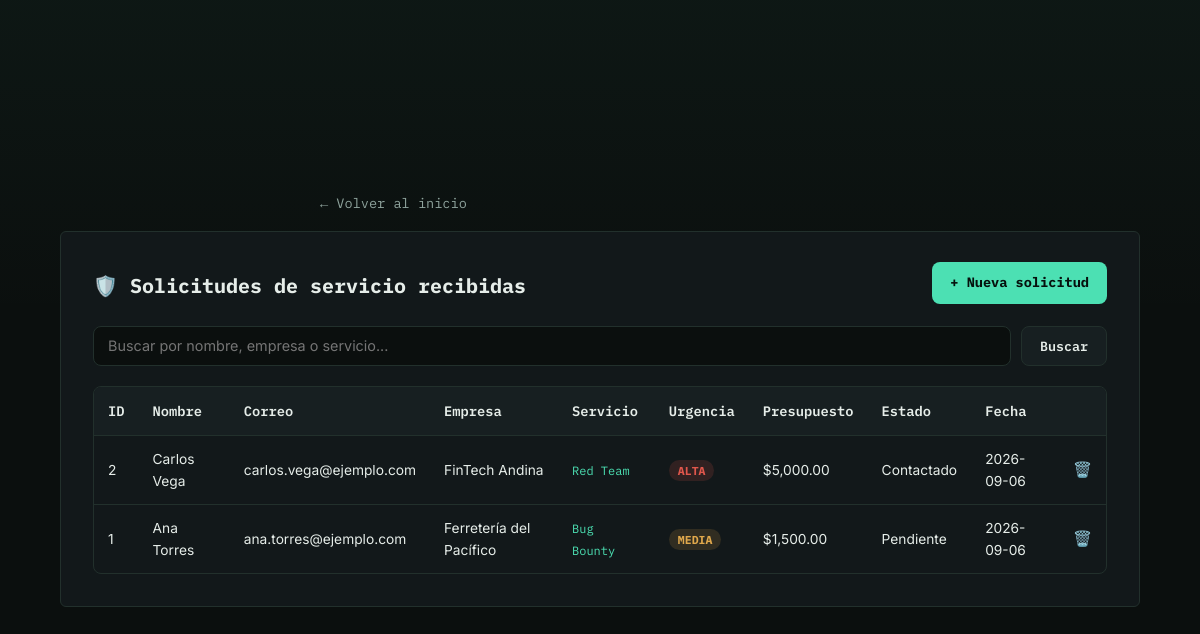
Screenshot of /controllers/SolicitudController.php?accion=listar with the database file from the repository.
### tables this page shows
CREATE TABLE IF NOT EXISTS solicitudes (
  id          INT AUTO_INCREMENT PRIMARY KEY,
  nombre      VARCHAR(100)   NOT NULL,
  correo      VARCHAR(150)   NOT NULL,
  empresa     VARCHAR(120)   NULL,
  servicio    VARCHAR(60)    NOT NULL,
  alcance     TEXT           NOT NULL,
  presupuesto DECIMAL(10,2)  NULL,
  urgencia    VARCHAR(20)    NOT NULL,
  estado      VARCHAR(20)    NOT NULL DEFAULT 'Pendiente',
  creado_en   TIMESTAMP      DEFAULT CURRENT_TIMESTAMP
);

### models/Solicitud.php (called while the page is built, shortened)
<?php
class Solicitud
{
    private $conexion;
    public function __construct($conexion)
    {
        $this->conexion = $conexion;
    }
    public function listarTodas(): array
    {
        $resultado = $this->conexion->query("SELECT * FROM solicitudes ORDER BY id DESC");
        return $resultado->fetch_all(MYSQLI_ASSOC);
    }
}

### views/solicitudes/listar.php (the view, shortened to what this page needs)
<?php
$clasesUrgencia = [
    'Baja'     => 'baja',
    'Media'    => 'media',
    'Alta'     => 'alta',
    'Crítica'  => 'critica',
];
?>
<!DOCTYPE html>
<html lang="es">
<head>
  <link rel="stylesheet" href="../css/estilos.css" />
</head>
<body>
  <div class="pagina">
    <a href="../index.php" class="volver">← Volver al inicio</a>
    <div class="tarjeta tarjeta-ancha">
      <div class="tarjeta-header tarjeta-header--tabla">
        <h1>🛡️ Solicitudes de servicio recibidas</h1>
        <a href="SolicitudController.php?accion=formulario" class="boton-nuevo">+ Nueva solicitud</a>
      </div>
      <form action="SolicitudController.php" method="GET" class="form-buscar">
        <input
          type="text"
          name="buscar"
          placeholder="Buscar por nombre, empresa o servicio..."
          value="<?= htmlspecialchars($terminoBusqueda ?? '') ?>"
        />
        <button type="submit">Buscar</button>
      </form>
      <div class="tabla-wrap">
        <table class="tabla-productos">
          <thead>
            <tr>
              <th>ID</th>
              <th>Nombre</th>
              <th>Correo</th>
              <th>Empresa</th>
              <th>Servicio</th>
              <th>Urgencia</th>
              <th>Presupuesto</th>
              <th>Estado</th>
              <th>Fecha</th>
              <th></th>
            </tr>
          </thead>
          <tbody>
            <?php if (empty($solicitudes)): ?>
              <tr>
                <td colspan="10" class="fila-vacia">No hay solicitudes registradas todavía.</td>
              </tr>
            <?php else: ?>
              <?php foreach ($solicitudes as $solicitud): ?>
                <tr>
                  <td><?= (int)$solicitud['id'] ?></td>
                  <td><?= htmlspecialchars($solicitud['nombre']) ?></td>
                  <td><?= htmlspecialchars($solicitud['correo']) ?></td>
                  <td><?= htmlspecialchars($solicitud['empresa'] ?? '—') ?></td>
                  <td>
                    <span class="etiqueta-servicio"><?= htmlspecialchars($solicitud['servicio']) ?></span>
                  </td>
                  <td>
                    <span class="etiqueta-urgencia etiqueta-urgencia--<?= $clasesUrgencia[$solicitud['urgencia']] ?? 'default' ?>">
                      <?= htmlspecialchars($solicitud['urgencia']) ?>
                    </span>
                  </td>
                  <td><?= $solicitud['presupuesto'] !== null ? '$' . number_format((float)$solicitud['presupuesto'], 2) : '—' ?></td>
                  <td><?= htmlspecialchars($solicitud['estado']) ?></td>
                  <td><?= htmlspecialchars(substr($solicitud['creado_en'], 0, 10)) ?></td>
                  <td>
                    <a
                      href="SolicitudController.php?accion=eliminar&id=<?= (int)$solicitud['id'] ?>"
                      class="boton-eliminar"
                      onclick="return confirm('¿Eliminar esta solicitud?');"
                    >🗑️</a>
                  </td>
                </tr>
              <?php endforeach; ?>
            <?php endif; ?>
          </tbody>
        </table>
      </div>
    </div>
  </div>
</body>
</html>

### controllers/SolicitudController.php (shortened to what this page needs)
<?php
require_once __DIR__ . '/../config/conexion.php';
require_once __DIR__ . '/../models/Solicitud.php';
$solicitudModel = new Solicitud($conexion);
$accion = $_POST['accion'] ?? $_GET['accion'] ?? 'formulario';
switch ($accion) {
    case 'listar':
        $terminoBusqueda = trim($_GET['buscar'] ?? '');
        $solicitudes = $terminoBusqueda !== ''
            ? $solicitudModel->buscar($terminoBusqueda)
            : $solicitudModel->listarTodas();
        require __DIR__ . '/../views/solicitudes/listar.php';
        break;
}

### css/estilos.css (style rules this page uses)
:root { --bg: #0b0f0e; --surface: #12181a; --surface-2: #171f21; --border: #22302c; --text-primary: #e6ede9; --text-muted: #8ea39c; --accent: #4ce0b3; --accent-dim: #2c8f70; --amber: #e0a84c; --critical: #e0574c; --font-mono: "IBM Plex Mono", "Courier New", monospace; --font-body: "Inter", system-ui, sans-serif; --radius: 6px; --max-width: 1080px; }
* { box-sizing: border-box; }
html { scroll-behavior: smooth; }
body { margin: 0; background-color: var(--bg); background-image: linear-gradient(180deg, rgba(76, 224, 179, 0.04), transparent 320px); color: var(--text-primary); font-family: var(--font-body); line-height: 1.6; }
h1, h2, h3 { font-family: var(--font-mono); margin: 0; }
a { color: var(--accent); text-decoration: none; }
.pagina { min-height: 100vh; display: flex; flex-direction: column; align-items: center; justify-content: center; padding: 48px 16px; }
.volver { align-self: flex-start; margin: 0 auto 16px; max-width: 560px; width: 100%; color: var(--text-muted); font-family: var(--font-mono); font-size: 0.85rem; }
.tarjeta { background-color: var(--surface); border: 1px solid var(--border); border-radius: var(--radius); width: 100%; max-width: 560px; overflow: hidden; padding-bottom: 28px; }
.tarjeta-ancha { max-width: 1080px; padding: 28px 32px 32px; }
.tarjeta-header { background: linear-gradient(135deg, #0e1513, var(--surface-2) 60%, rgba(76, 224, 179, 0.12) 140%); padding: 32px 24px 24px; text-align: center; border-bottom: 1px solid var(--border); }
.tarjeta-header h1 { font-size: 1.25rem; margin: 10px 0 4px; }
.tarjeta-header--tabla { background: none; border-bottom: none; text-align: left; padding: 0 0 20px; display: flex; align-items: center; justify-content: space-between; flex-wrap: wrap; gap: 12px; }
.tarjeta-header--tabla h1 { color: var(--text-primary); }
.form-buscar { display: flex; gap: 10px; margin-bottom: 20px; }
.form-buscar input { flex: 1 1 auto; border: 1px solid var(--border); border-radius: 8px; padding: 10px 14px; font-family: var(--font-body); font-size: 0.9rem; background-color: var(--bg); color: var(--text-primary); }
.form-buscar button { border: none; border-radius: 8px; padding: 10px 18px; background-color: var(--surface-2); border: 1px solid var(--border); color: var(--text-primary); font-family: var(--font-mono); font-weight: 600; cursor: pointer; }
.boton-nuevo { background-color: var(--accent); color: #06110d; font-family: var(--font-mono); font-weight: 700; padding: 10px 18px; border-radius: 8px; font-size: 0.85rem; }
.tabla-wrap { overflow-x: auto; border-radius: 8px; border: 1px solid var(--border); }
.tabla-productos { width: 100%; border-collapse: collapse; font-size: 0.86rem; }
.tabla-productos thead { background-color: var(--surface-2); font-family: var(--font-mono); }
.tabla-productos th { text-align: left; padding: 13px 14px; font-weight: 600; color: var(--text-primary); white-space: nowrap; }
.tabla-productos td { padding: 12px 14px; border-top: 1px solid var(--border); color: var(--text-primary); }
.boton-eliminar { font-size: 0.95rem; cursor: pointer; }
.etiqueta-servicio { font-family: var(--font-mono); font-size: 0.75rem; color: var(--accent); }
.etiqueta-urgencia { font-family: var(--font-mono); font-size: 0.72rem; font-weight: 700; padding: 3px 9px; border-radius: 999px; text-transform: uppercase; }
.etiqueta-urgencia--media { background-color: rgba(224, 168, 76, 0.15); color: var(--amber); }
.etiqueta-urgencia--alta, .etiqueta-urgencia--critica { background-color: rgba(224, 87, 76, 0.15); color: var(--critical); }

### rows the page displays
solicitudes: id "2", nombre "Carlos Vega", correo "carlos.vega@ejemplo.com", empresa "FinTech Andina", servicio "Red Team", urgencia "ALTA", presupuesto "5,000.00", estado "Contactado", creado_en "2026-09-06"
solicitudes: id "1", nombre "Ana Torres", correo "ana.torres@ejemplo.com", empresa "Ferretería del Pacífico", servicio "Bug Bounty", urgencia "MEDIA", presupuesto "1,500.00", estado "Pendiente", creado_en "2026-09-06"
